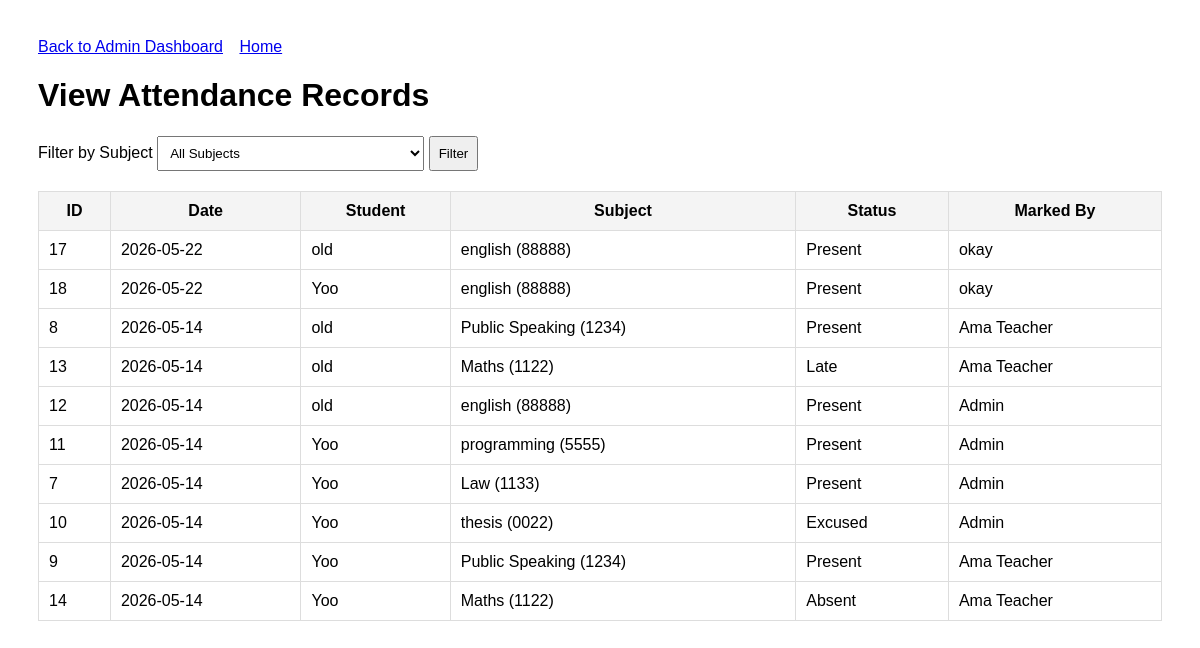
The page /view_attendance_admin.php (signed in) on the database its author committed.
### tables this page shows
CREATE TABLE `attendance` (
  `id` int(11) NOT NULL,
  `student_id` int(11) NOT NULL,
  `subject_id` int(11) NOT NULL,
  `attendance_date` date NOT NULL,
  `status` enum('present','absent','late','excused') NOT NULL DEFAULT 'present',
  `marked_by` int(11) DEFAULT NULL,
  `created_at` timestamp NOT NULL DEFAULT current_timestamp()
);

CREATE TABLE `users` (
  `id` int(11) NOT NULL COMMENT 'Unique ID for each user',
  `username` varchar(50) NOT NULL COMMENT 'User''s login name',
  `password` varchar(255) NOT NULL COMMENT 'User''s password',
  `name` varchar(100) DEFAULT NULL COMMENT 'User''s first name',
  `surname` varchar(100) DEFAULT NULL COMMENT 'User''s last name',
  `birth_year` year(4) DEFAULT NULL COMMENT 'User''s year of birth',
  `description` text DEFAULT NULL COMMENT 'A long text about the user',
  `photo` varchar(255) DEFAULT NULL COMMENT 'The file path of the user''s photo',
  `role` enum('student','teacher') NOT NULL DEFAULT 'student'
);

CREATE TABLE `subjects` (
  `id` int(11) NOT NULL,
  `subject_name` varchar(100) NOT NULL,
  `subject_code` varchar(20) DEFAULT NULL,
  `teacher_id` int(11) NOT NULL,
  `created_at` timestamp NOT NULL DEFAULT current_timestamp()
);

### view_attendance_admin.php (the view, shortened to what this page needs)
<?php
require_once 'config.php';
$subject_id = (int)($_GET["subject_id"] ?? 0);
if ($subject_id > 0) {
    $stmt = $conn->prepare(
        "SELECT a.id, a.attendance_date, a.status,
                st.username AS student_username,
                s.subject_name, s.subject_code,
                m.username AS marked_by_username
         FROM attendance a
         JOIN users st ON st.id = a.student_id
         JOIN subjects s ON s.id = a.subject_id
         LEFT JOIN users m ON m.id = a.marked_by
         WHERE a.subject_id = ?
         ORDER BY a.attendance_date DESC, st.username ASC"
    );
    $stmt->bind_param("i", $subject_id);
} else {
    $stmt = $conn->prepare(
        "SELECT a.id, a.attendance_date, a.status,
                st.username AS student_username,
                s.subject_name, s.subject_code,
                m.username AS marked_by_username
         FROM attendance a
         JOIN users st ON st.id = a.student_id
         JOIN subjects s ON s.id = a.subject_id
         LEFT JOIN users m ON m.id = a.marked_by
         ORDER BY a.attendance_date DESC, st.username ASC"
    );
}
$stmt->execute();
$attendance = $stmt->get_result();
?>
<!DOCTYPE html>
<html lang="en">
<head>
</head>
<body>
    <div class="top">
        <a href="admin_dashboard.php">Back to Admin Dashboard</a>
        <a href="index.php">Home</a>
    </div>
    <h1>View Attendance Records</h1>
    <form method="get">
        <label>Filter by Subject</label>
        <select name="subject_id">
            <option value="0">All Subjects</option>
        </select>
        <button type="submit">Filter</button>
    </form>
    <table>
        <tr>
            <th>ID</th>
            <th>Date</th>
            <th>Student</th>
            <th>Subject</th>
            <th>Status</th>
            <th>Marked By</th>
        </tr>
        <?php while ($row = $attendance->fetch_assoc()): ?>
        <tr>
            <td><?php echo (int)$row['id']; ?></td>
            <td><?php echo htmlspecialchars($row['attendance_date']); ?></td>
            <td><?php echo htmlspecialchars($row['student_username']); ?></td>
            <td>
                <?php
                echo htmlspecialchars(
                    $row['subject_name'] .
                    (!empty($row['subject_code']) ? " ({$row['subject_code']})" : "")
                );
                ?>
            </td>
            <td><?php echo htmlspecialchars(ucfirst($row['status'])); ?></td>
            <td><?php echo htmlspecialchars($row['marked_by_username'] ?? 'Admin'); ?></td>
        </tr>
        <?php endwhile; ?>
    </table>
</body>
</html>

### view_attendance_admin.php (style rules this page uses)
body { font-family: Arial, sans-serif; padding: 30px; }
table { width: 100%; border-collapse: collapse; margin-top: 20px; }
th, td { border: 1px solid #ddd; padding: 10px; }
th { background: #f4f4f4; }
select, button { padding: 8px; }
.top a { margin-right: 12px; }

### rows shown on the page
attendance: id "17", attendance_date "2026-05-22", student.username "old", subject.subject_code "english (88888)", status "Present", marked_by.username "okay"
attendance: id "18", attendance_date "2026-05-22", student.username "Yoo", subject.subject_code "english (88888)", status "Present", marked_by.username "okay"
attendance: id "8", attendance_date "2026-05-14", student.username "old", subject.subject_code "Public Speaking (1234)", status "Present", marked_by.username "Ama Teacher"
attendance: id "13", attendance_date "2026-05-14", student.username "old", subject.subject_code "Maths (1122)", status "Late", marked_by.username "Ama Teacher"
attendance: id "12", attendance_date "2026-05-14", student.username "old", subject.subject_code "english (88888)", status "Present", marked_by_username "Admin"
attendance: id "11", attendance_date "2026-05-14", student.username "Yoo", subject.subject_code "programming (5555)", status "Present", marked_by_username "Admin"
attendance: id "7", attendance_date "2026-05-14", student.username "Yoo", subject.subject_code "Law (1133)", status "Present", marked_by_username "Admin"
attendance: id "10", attendance_date "2026-05-14", student.username "Yoo", subject.subject_code "thesis (0022)", status "Excused", marked_by_username "Admin"
attendance: id "9", attendance_date "2026-05-14", student.username "Yoo", subject.subject_code "Public Speaking (1234)", status "Present", marked_by.username "Ama Teacher"
attendance: id "14", attendance_date "2026-05-14", student.username "Yoo", subject.subject_code "Maths (1122)", status "Absent", marked_by.username "Ama Teacher"
